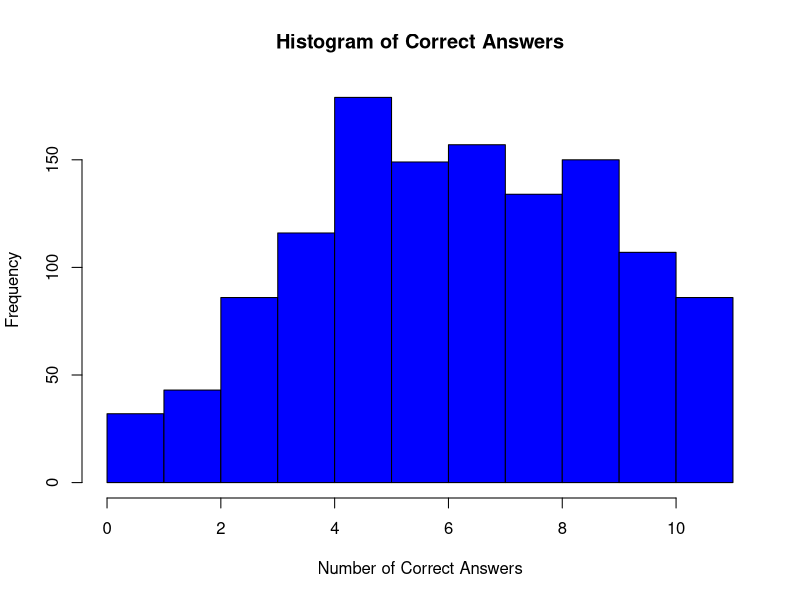
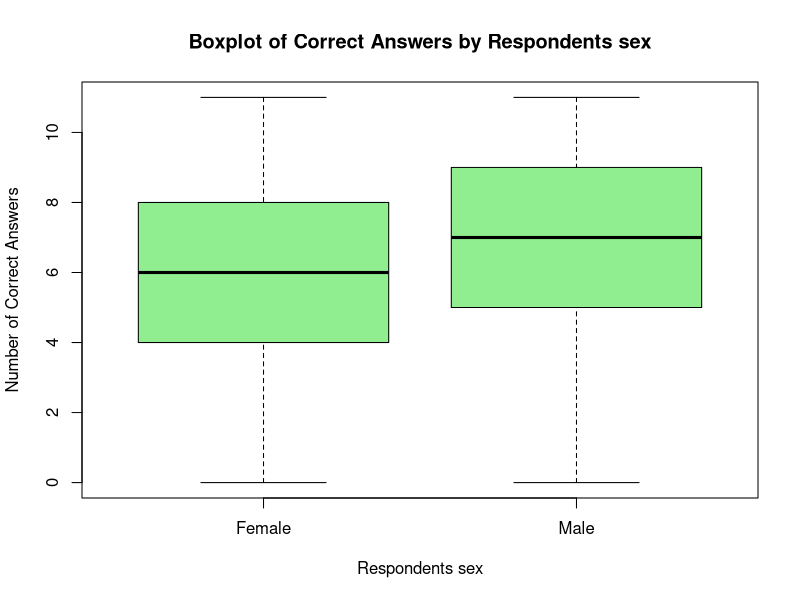
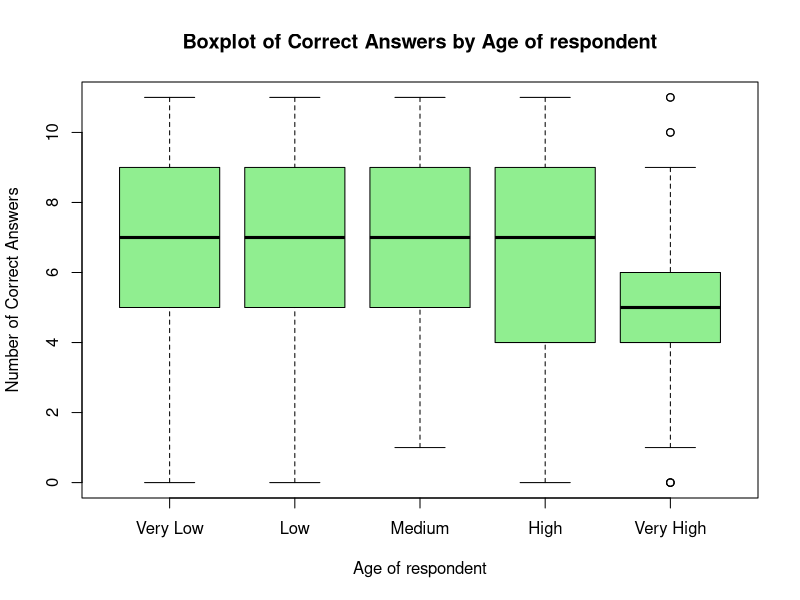
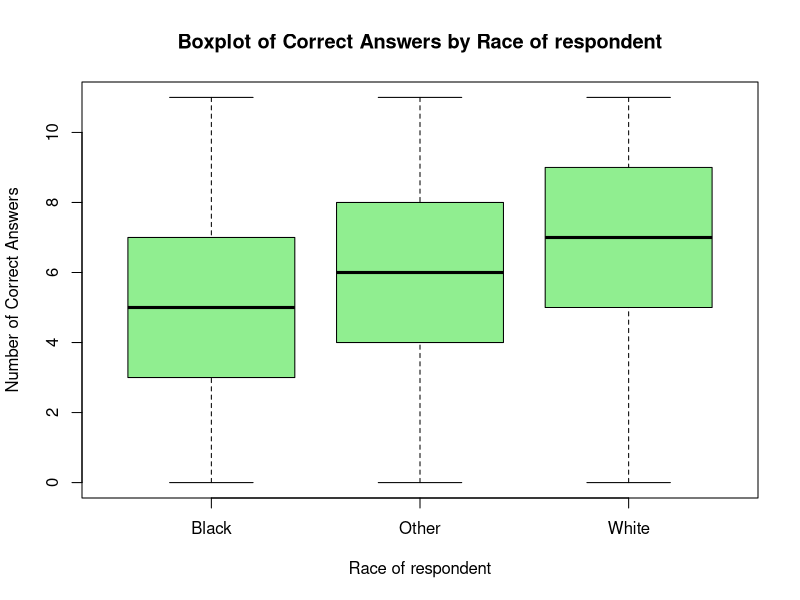
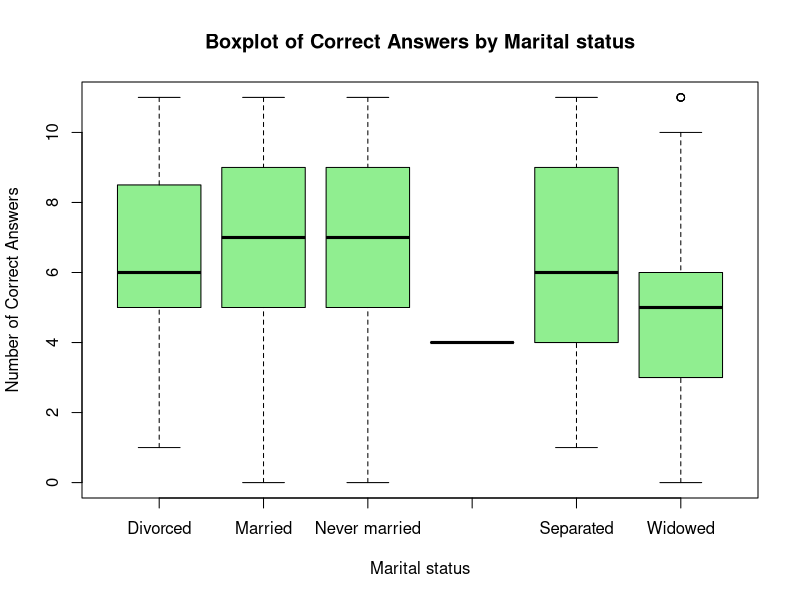
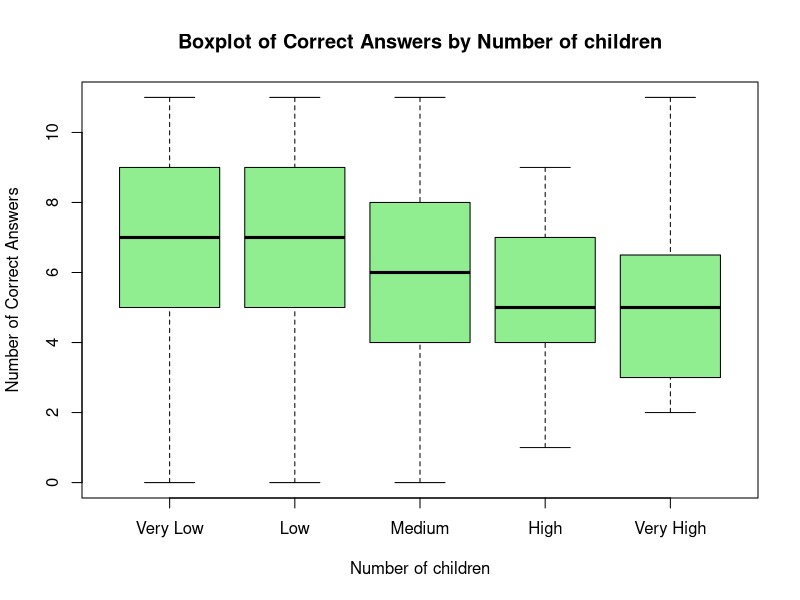
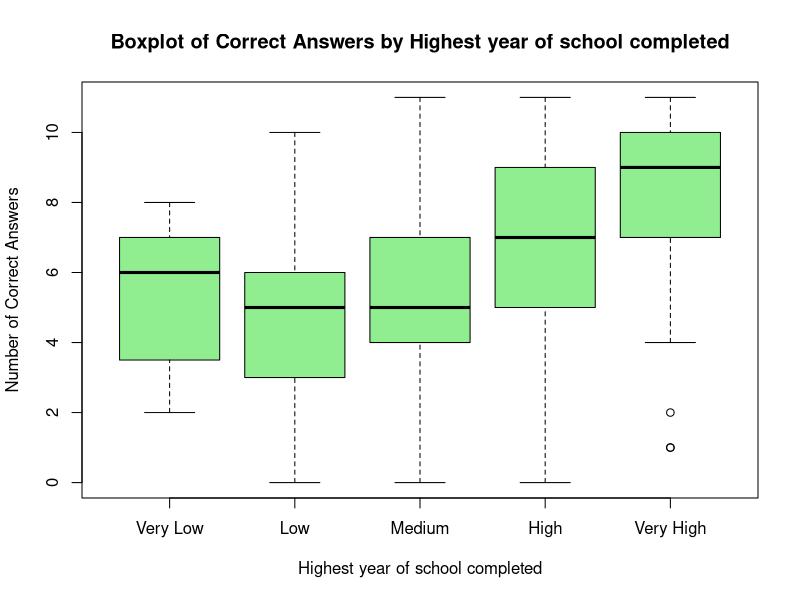
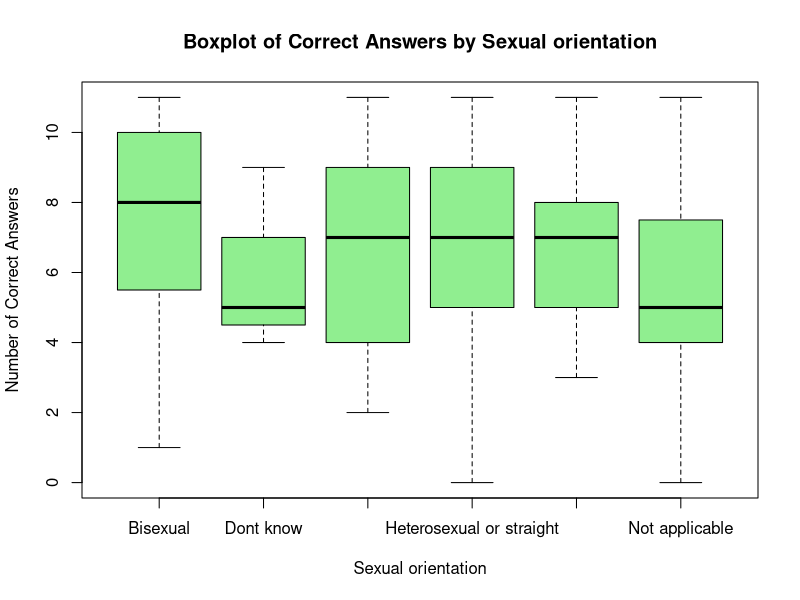

These figures' R source, in order:
## ---- chunk 1
library(readxl)
library(stats)
## ---- chunk 2
data <- read_excel("GSS_1972_2014.xlsx")
## ---- chunk 3
colnames(data)
## ---- chunk 4
correct_answers <- c("True", "False", "True", "False", "True",
                     "False", "True", "True", "True",
                     "Earth around sun", "One year")
## ---- chunk 5
data_2014 <- data[data$"Gss year for this respondent" == 2014, ]

data_2014
## ---- chunk 6
science_questions <- colnames(data_2014)[c(42:52)]

science_questions
## ---- chunk 7
data_2014 <- data_2014[rowSums(data_2014[science_questions] == "Not applicable")
                       != length(science_questions), ]

data_2014
## ---- chunk 8
data_2014$correct_answers <- NA


for (i in seq_len(nrow(data_2014))) {
  data_2014$correct_answers[i] <-
    sum(data_2014[i, science_questions] == correct_answers)
}

data_2014$correct_answers
## ---- chunk 9
hist(data_2014$correct_answers,
     main = "Histogram of Correct Answers",
     xlab = "Number of Correct Answers",
     ylab = "Frequency",
     col = "blue")
## ---- chunk 10
cuantitative_variables <- c("Age of respondent",
                            "Number of children",
                            "Highest year of school completed")

for (var in cuantitative_variables) {
  data_2014[[var]] <- as.numeric(data_2014[[var]])
}

number_of_bins <- 5

for (var in cuantitative_variables) {
  data_2014[[var]] <- cut(data_2014[[var]],
                          breaks = number_of_bins,
                          labels = c("Very Low", "Low",
                                     "Medium", "High", "Very High"))
}
## ---- chunk 11

demographic_variables <- c("Respondents sex",
                           "Age of respondent",
                           "Race of respondent",
                           "Marital status",
                           "Number of children",
                           "Highest year of school completed",
                           "Sexual orientation",
                           "Respondents income",
                           "Does r own or rent home?")

significant_variables <- c()

for (var in demographic_variables) {
  anova_result <- aov(correct_answers ~ data_2014[[var]], data = data_2014)

  print(paste("ANOVA for", var))

  print(summary(anova_result))

  boxplot(data_2014$correct_answers ~ data_2014[[var]],
          main = paste("Boxplot of Correct Answers by", var),
          xlab = var, ylab = "Number of Correct Answers", col = "lightgreen")

  if (summary(anova_result)[[1]][["Pr(>F)"]][1] < 0.05) {

    significant_variables <- c(significant_variables, var)
  }
}
## ---- chunk 12

for (var in significant_variables) {
  anova_result <- aov(correct_answers ~ data_2014[[var]], data = data_2014)

  posthoc_result <- TukeyHSD(anova_result)

  print(paste("Post-Hoc Test for", var))

  print(posthoc_result)

  aggregate_data <- aggregate(correct_answers ~ data_2014[[var]],
                              data = data_2014, mean)
  barplot(aggregate_data$correct_answers,
          names.arg = aggregate_data[, 1],
          main = paste("Bar Plot of Mean Correct Answers by", var),
          xlab = var, ylab = "Mean Number of Correct Answers", col = "coral")
}
